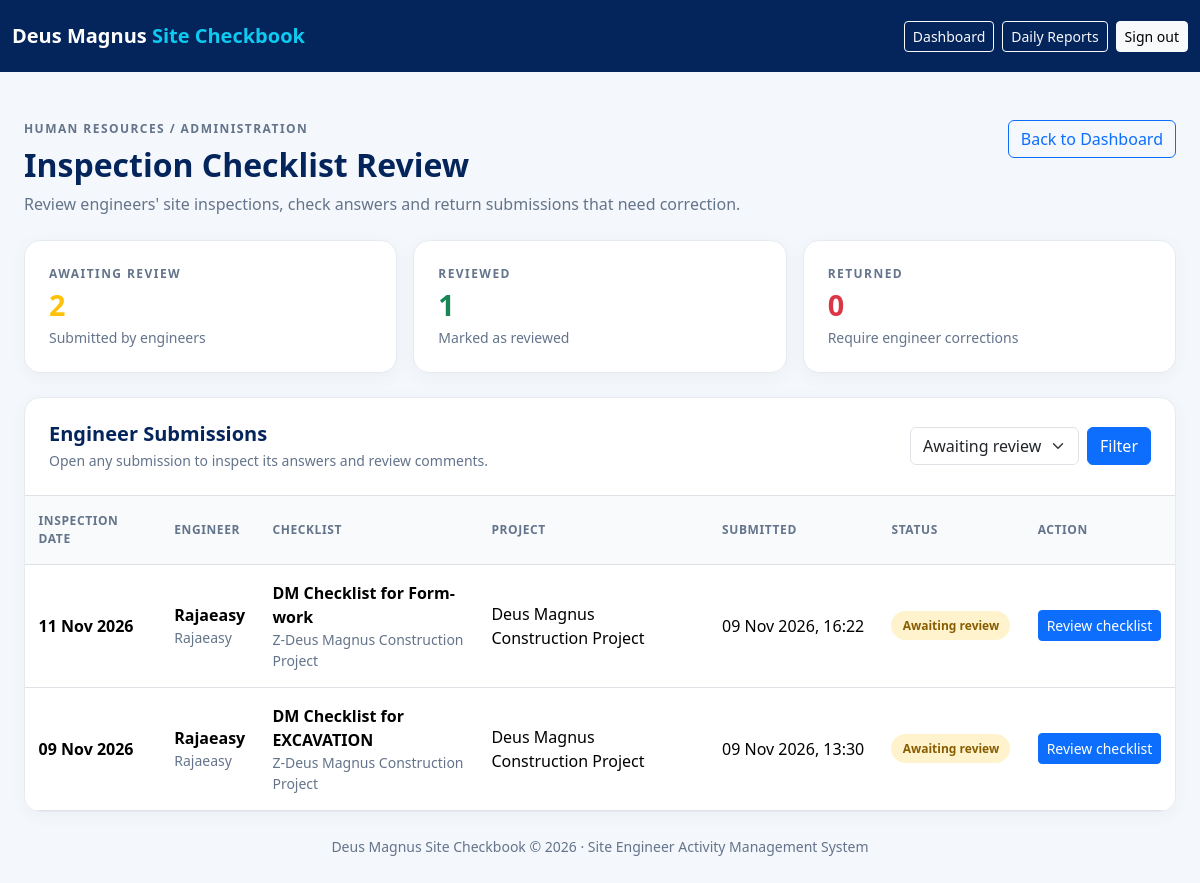
Page /site-checkbook/checklists/review/ (signed in) on the earlier database version.
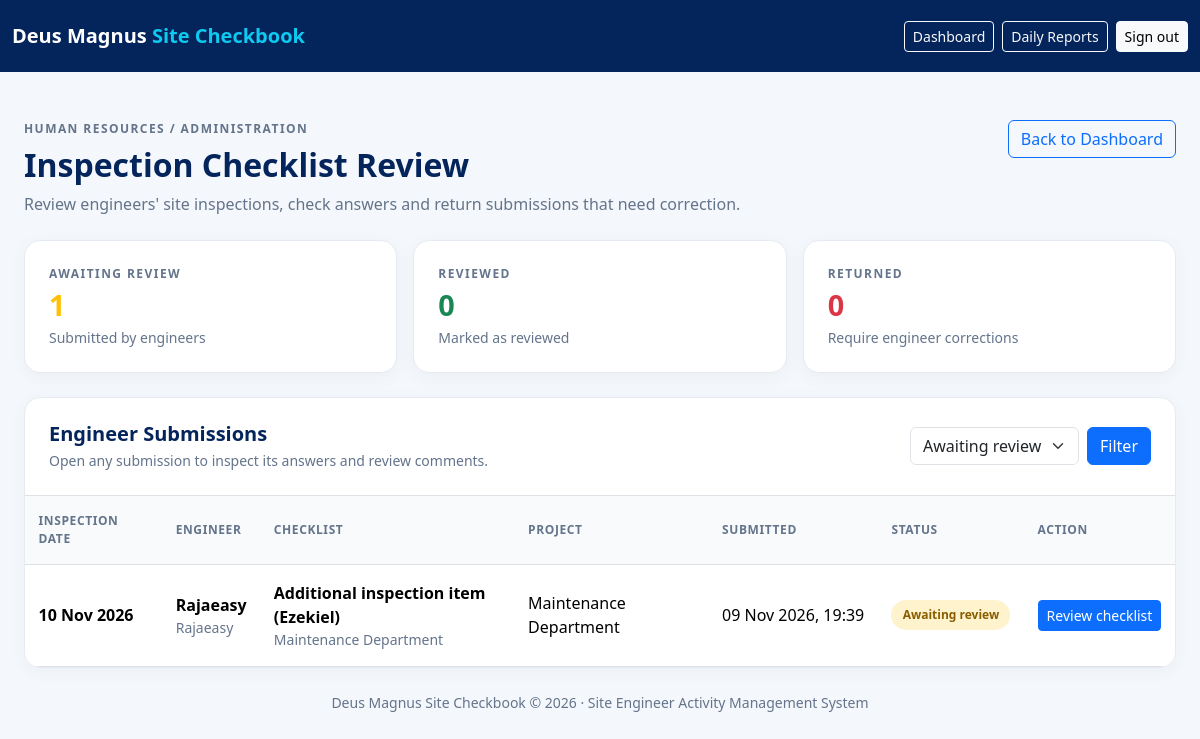
Same page on the later database version.
### site_checkbook/models.py (models this page shows, shortened)
class ChecklistSubmission(models.Model):
    STATUS_CHOICES = [
        ("submitted", "Submitted"),
        ("reviewed", "Reviewed"),
        ("returned", "Returned for Correction"),
    ]
    checklist = models.ForeignKey(
        Checklist,
        on_delete=models.PROTECT,
        related_name="submissions",
    )
    engineer = models.ForeignKey(
        settings.AUTH_USER_MODEL,
        on_delete=models.PROTECT,
        related_name="checklist_submissions",
    )
    project = models.ForeignKey(
        Project,
        on_delete=models.PROTECT,
        related_name="checklist_submissions",
    )
    inspection_date = models.DateField()
    status = models.CharField(
        max_length=20,
        choices=STATUS_CHOICES,
        default="submitted",
    )
    inspection_date = models.DateField()
    current_location = models.CharField(
        max_length=255,
        blank=True,
        help_text="Enter the exact location where the inspection is taking place."
    )
    submitted_at = models.DateTimeField(auto_now_add=True)
    reviewed_at = models.DateTimeField(null=True, blank=True)
    review_comments = models.TextField(blank=True)
    class Meta:
        ordering = ["-submitted_at"]

class Checklist(models.Model):
    department = models.ForeignKey(
        Department,
        on_delete=models.PROTECT,
        related_name="checklists",
    )
    title = models.CharField(max_length=200)
    description = models.TextField(blank=True)
    is_active = models.BooleanField(default=True)
    created_at = models.DateTimeField(auto_now_add=True)
    class Meta:
        ordering = ["department__name", "title"]

class Department(models.Model):
    name = models.CharField(max_length=150, unique=True)
    description = models.TextField(blank=True)
    is_active = models.BooleanField(default=True)
    created_at = models.DateTimeField(auto_now_add=True)
    class Meta:
        ordering = ["name"]

class Project(models.Model):
    name = models.CharField(max_length=200)
    project_code = models.CharField(max_length=50, unique=True)
    client = models.CharField(max_length=200, blank=True)
    site_location = models.CharField(max_length=255)
    description = models.TextField(blank=True)
    engineers = models.ManyToManyField(
        settings.AUTH_USER_MODEL,
        related_name="checkbook_projects",
        blank=True,
    )
    is_active = models.BooleanField(default=True)
    created_at = models.DateTimeField(auto_now_add=True)
    class Meta:
        ordering = ["name"]

### site_checkbook/views.py (the view)
@login_required
def checklist_review_queue(request):
    if not is_hr_reviewer(request.user):
        messages.error(
            request,
            "You do not have permission to review inspection checklists."
        )
        return redirect("site_checkbook:dashboard")
    submissions = (
        ChecklistSubmission.objects
        .select_related(
            "checklist",
            "engineer",
            "project",
        )
        .order_by("-submitted_at", "-inspection_date", "-pk")
    )
    status_filter = request.GET.get("status", "submitted")
    valid_statuses = {"submitted", "reviewed", "returned", "all"}
    if status_filter not in valid_statuses:
        status_filter = "submitted"
    if status_filter != "all":
        submissions = submissions.filter(status=status_filter)
    context = {
        "submissions": submissions,
        "status_filter": status_filter,
        "pending_count": ChecklistSubmission.objects.filter(
            status="submitted"
        ).count(),
        "reviewed_count": ChecklistSubmission.objects.filter(
            status="reviewed"
        ).count(),
        "returned_count": ChecklistSubmission.objects.filter(
            status="returned"
        ).count(),
    }
    return render(
        request,
        "site_checkbook/checklist_review_queue.html",
        context,
    )

### site_checkbook/views.py (called while the page is built)
def is_hr_reviewer(user):
    return (
        user.is_authenticated
        and (
            user.is_superuser
            or user.groups.filter(name__in=["HR", "Supervisors"]).exists()
        )
    )

### templates/site_checkbook/checklist_review_queue.html (shortened to what this page needs)
<!DOCTYPE html>
<html lang="en">
<head>
    <link href="https://cdn.jsdelivr.net/npm/bootstrap@5.3.3/dist/css/bootstrap.min.css" rel="stylesheet">
</head>
<body>
<nav class="navbar navbar-expand-lg navbar-dark topbar">
    <div class="container-fluid page-wrap py-2">
        <a class="navbar-brand fw-bold" href="{% url 'site_checkbook:dashboard' %}">
            Deus Magnus <span class="text-info">Site Checkbook</span>
        </a>
        <div class="d-flex flex-wrap gap-2">
            <a class="btn btn-sm btn-outline-light" href="{% url 'site_checkbook:dashboard' %}">Dashboard</a>
            <a class="btn btn-sm btn-outline-light" href="{% url 'site_checkbook:review_queue' %}">Daily Reports</a>
            <form method="post" action="{% url 'site_checkbook:logout' %}">
                <button type="submit" class="btn btn-sm btn-light">Sign out</button>
            </form>
        </div>
    </div>
</nav>
<main class="container-fluid page-wrap px-3 px-lg-4 py-4 py-lg-5">
    <div class="d-flex flex-wrap justify-content-between align-items-start gap-3 mb-4">
        <div>
            <div class="eyebrow mb-2">Human Resources / Administration</div>
            <h1 class="h2 fw-bold mb-2">Inspection Checklist Review</h1>
            <p class="muted mb-0">Review engineers' site inspections, check answers and return submissions that need correction.</p>
        </div>
        <a href="{% url 'site_checkbook:dashboard' %}" class="btn btn-outline-primary">Back to Dashboard</a>
    </div>
    <div class="row g-3 mb-4">
        <div class="col-sm-6 col-xl-4">
            <div class="panel p-4 h-100">
                <div class="eyebrow">Awaiting review</div>
                <div class="stat-number text-warning">{{ pending_count }}</div>
                <div class="small muted">Submitted by engineers</div>
            </div>
        </div>
        <div class="col-sm-6 col-xl-4">
            <div class="panel p-4 h-100">
                <div class="eyebrow">Reviewed</div>
                <div class="stat-number text-success">{{ reviewed_count }}</div>
                <div class="small muted">Marked as reviewed</div>
            </div>
        </div>
        <div class="col-sm-6 col-xl-4">
            <div class="panel p-4 h-100">
                <div class="eyebrow">Returned</div>
                <div class="stat-number text-danger">{{ returned_count }}</div>
                <div class="small muted">Require engineer corrections</div>
            </div>
        </div>
    </div>
    <section class="panel overflow-hidden">
        <div class="p-3 p-lg-4 border-bottom d-flex flex-wrap justify-content-between align-items-center gap-3">
            <div>
                <h2 class="h5 fw-bold mb-1">Engineer Submissions</h2>
                <p class="small muted mb-0">Open any submission to inspect its answers and review comments.</p>
            </div>
            <form method="get" class="d-flex gap-2">
                <select class="form-select" name="status" aria-label="Filter by status">
                    <option value="submitted" {% if status_filter == "submitted" %}selected{% endif %}>Awaiting review</option>
                </select>
                <button class="btn btn-primary" type="submit">Filter</button>
            </form>
        </div>
        <div class="table-responsive">
            <table class="table table-hover mb-0">
                <thead>
                    <tr>
                        <th>Inspection date</th>
                        <th>Engineer</th>
                        <th>Checklist</th>
                        <th>Project</th>
                        <th>Submitted</th>
                        <th>Status</th>
                        <th>Action</th>
                    </tr>
                </thead>
                <tbody>
                    {% for submission in submissions %}
                        <tr>
                            <td class="text-nowrap fw-semibold">{{ submission.inspection_date|date:"d M Y" }}</td>
                            <td>
                                <div class="fw-semibold">{{ submission.engineer.get_full_name|default:submission.engineer.username }}</div>
                                <div class="small muted">{{ submission.engineer.username }}</div>
                            </td>
                            <td>
                                <div class="fw-semibold">{{ submission.checklist.title }}</div>
                                <div class="small muted">{{ submission.checklist.department.name }}</div>
                            </td>
                            <td>{{ submission.project.name }}</td>
                            <td class="text-nowrap">
                                {% if submission.submitted_at %}
                                    {{ submission.submitted_at|date:"d M Y, H:i" }}
                                {% else %}
                                    —
                                {% endif %}
                            </td>
                            <td>
                                {% if submission.status == "submitted" %}
                                    <span class="status-pill status-submitted">Awaiting review</span>
                                {% elif submission.status == "reviewed" %}
                                    <span class="status-pill status-reviewed">Reviewed</span>
                                {% elif submission.status == "returned" %}
                                    <span class="status-pill status-returned">Returned</span>
                                {% else %}
                                    <span class="badge text-bg-secondary">{{ submission.status|title }}</span>
                                {% endif %}
                            </td>
                            <td>
                                <a class="btn btn-sm btn-primary text-nowrap"
                                   href="{% url 'site_checkbook:checklist_review_detail' submission.pk %}">
                                    Review checklist
                                </a>
                            </td>
                        </tr>
                    {% endfor %}
                </tbody>
            </table>
        </div>
    </section>
    <footer class="text-center small muted py-4">
        Deus Magnus Site Checkbook &copy; {% now "Y" %} · Site Engineer Activity Management System
    </footer>
</main>
</body>
</html>

### templates/site_checkbook/checklist_review_queue.html (style rules this page uses)
body { background: #f4f7fb; color: #04245c; }
.topbar { background: #04245c; }
.page-wrap { max-width: 1500px; margin: auto; }
.panel { background: #fff; border: 1px solid #e6ebf2; border-radius: 16px; box-shadow: 0 4px 18px rgba(20,43,74,.04); }
.eyebrow { color: #64748b; font-size: .75rem; font-weight: 800; letter-spacing: .12em; text-transform: uppercase; }
.stat-number { font-size: 1.8rem; font-weight: 800; }
.table > :not(caption) > * > * { padding: 1rem .85rem; vertical-align: middle; }
.status-pill { display: inline-block; border-radius: 50rem; padding: .35rem .7rem; font-size: .75rem; font-weight: 700; white-space: nowrap; }
.status-submitted { background: #fff3cd; color: #875d00; }
.muted { color: #64748b; }
.table thead th { background: #f8fafc; color: #64748b; font-size: .75rem; text-transform: uppercase; letter-spacing: .05em; }

Differences in the rows shown:
removed ChecklistSubmission: inspection_date "11 Nov 2026", engineer.get_full_name "Rajaeasy", engineer.username "Rajaeasy", checklist "DM Checklist for Form-work", checklist.department.name "Z-Deus Magnus Construction Project", project.name "Deus Magnus Construction Project", submitted_at "09 Nov 2026, 16:22", status "Awaiting review"
removed ChecklistSubmission: inspection_date "09 Nov 2026", engineer.get_full_name "Rajaeasy", engineer.username "Rajaeasy", checklist "DM Checklist for EXCAVATION", checklist.department.name "Z-Deus Magnus Construction Project", project.name "Deus Magnus Construction Project", submitted_at "09 Nov 2026, 13:30", status "Awaiting review"
added ChecklistSubmission: inspection_date "10 Nov 2026", engineer.get_full_name "Rajaeasy", engineer.username "Rajaeasy", checklist "Additional inspection item (Ezekiel)", checklist.department.name "Maintenance Department", project.name "Maintenance Department", submitted_at "09 Nov 2026, 19:39", status "Awaiting review"
Other differences:
{{ pending_count }}: "2" → "1"
{{ reviewed_count }}: "1" → "0"
